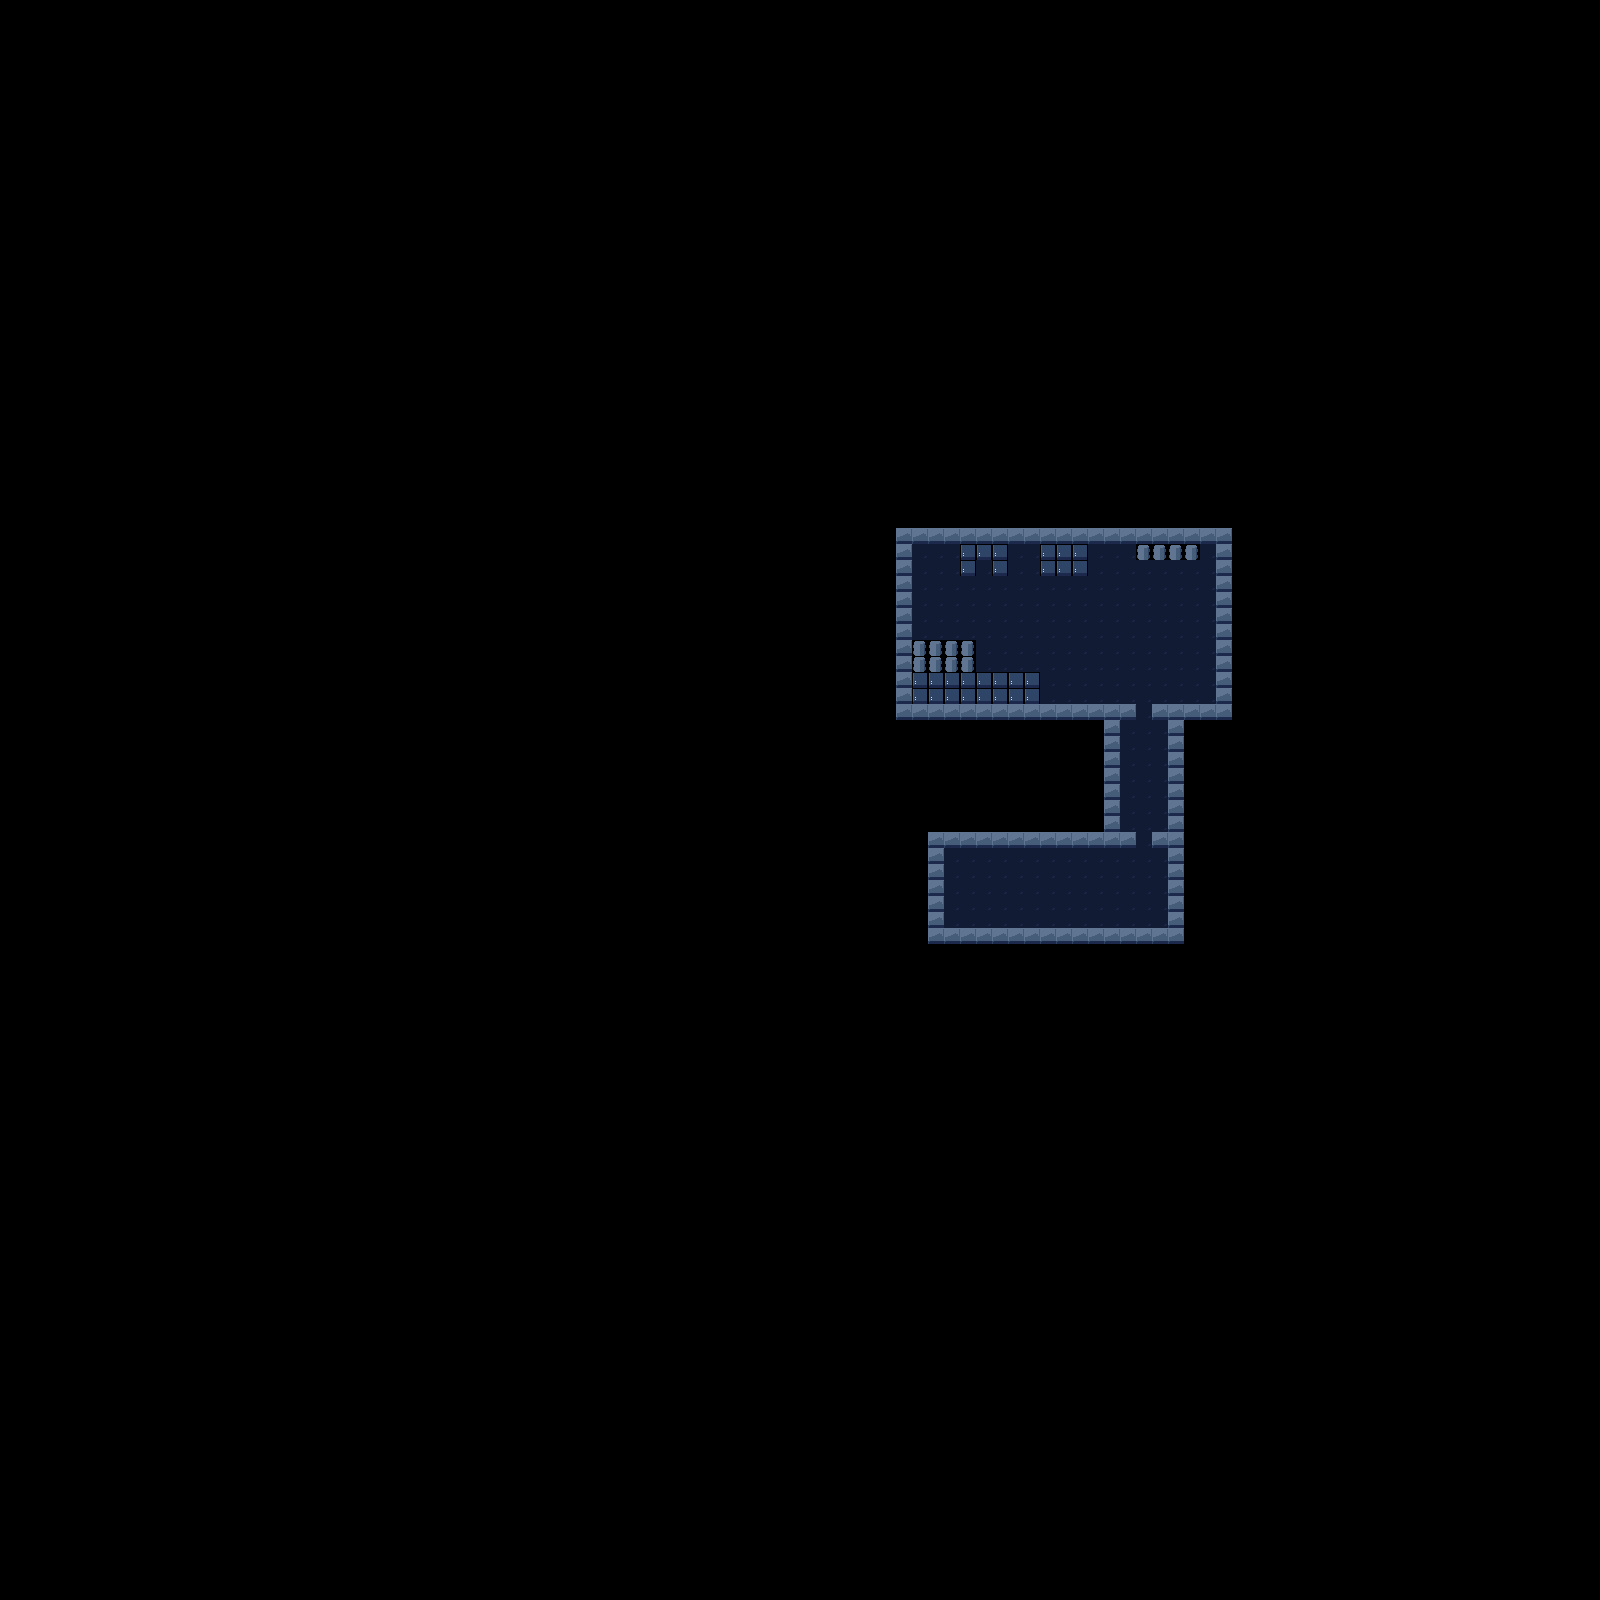

This is a level from a 2D game, rendered from its Tiled map with the project's own tilesets. A one-line summary and the map file follow, with tile-layer data summarised:
An orthogonal 100x100 tile map with 16x16 px tiles, 1 tile layer (Tile), 2 tilesets and 14 objects (2x Bed, 2x Machine, Player, Robo, Doctor, ...).

<map version="1.0" orientation="orthogonal" renderorder="right-down" width="100" height="100" tilewidth="16" tileheight="16" nextobjectid="116">
 <tileset firstgid="1" name="Tiles" tilewidth="16" tileheight="16" tilecount="1024" columns="32">
  <image source="Tiles2.png" width="512" height="512" />
 </tileset>
 <tileset firstgid="1025" name="Chara" tilewidth="16" tileheight="16" tilecount="512" columns="16">
  <image source="Chara.png" width="256" height="512" />
 </tileset>
 <layer name="Tile" width="100" height="100" offsetx="288" offsety="128">
  <data>[10000 cells, 10000 non-empty, 5 distinct tile ids]</data>
 </layer>
 <objectgroup name="Chara" offsetx="288" offsety="128">
  <object id="15" name="Player" gid="1025" x="704" y="752" width="16" height="16">
   <properties>
    <property name="FacingRight" type="bool" value="true" />
   </properties>
  </object>
  <object id="98" name="Robo" gid="1042" x="880" y="528" width="16" height="16">
   <properties>
    <property name="Ai" value="Robo" />
    <property name="Event" value="Robo" />
   </properties>
  </object>
  <object id="99" name="Doctor" gid="1061" x="768" y="464" width="16" height="16">
   <properties>
    <property name="Ai" value="Doctor" />
    <property name="Event" value="Doctor" />
    <property name="FacingRight" type="bool" value="true" />
   </properties>
  </object>
  <object id="104" name="BedPlayer" gid="1065" x="688" y="768" width="16" height="16">
   <properties>
    <property name="Ai" value="Bed" />
    <property name="Event" value="Bed" />
   </properties>
  </object>
  <object id="105" name="Bed" gid="1065" x="736" y="768" width="16" height="16">
   <properties>
    <property name="Ai" value="Bed" />
    <property name="Event" value="Bed" />
   </properties>
  </object>
  <object id="106" name="Clothes" gid="1069" x="672" y="768" width="16" height="16">
   <properties>
    <property name="Ai" value="Stay" />
   </properties>
  </object>
  <object id="107" name="Machine" gid="1085" x="688" y="448" width="16" height="16">
   <properties>
    <property name="Ai" value="Intangible" />
   </properties>
  </object>
  <object id="108" name="Door" gid="1097" x="848" y="720" width="16" height="16">
   <properties>
    <property name="Ai" value="Stay" />
    <property name="Event" value="Door" />
   </properties>
  </object>
 </objectgroup>
 <objectgroup name="Marker" offsetx="288" offsety="128">
  <object id="101" name="Machine" x="688" y="432" width="16" height="16" />
  <object id="102" name="Bed" x="688" y="752" width="16" height="16" />
  <object id="109" name="TutorialA0" x="656" y="720" width="144" height="80" />
  <object id="110" name="TutorialA1" x="816" y="640" width="64" height="128" />
  <object id="111" name="TutorialA0Display" x="656" y="656" width="16" height="16" />
  <object id="115" name="TutorialA1Display" x="896" y="688" width="16" height="16" />
 </objectgroup>
</map>
